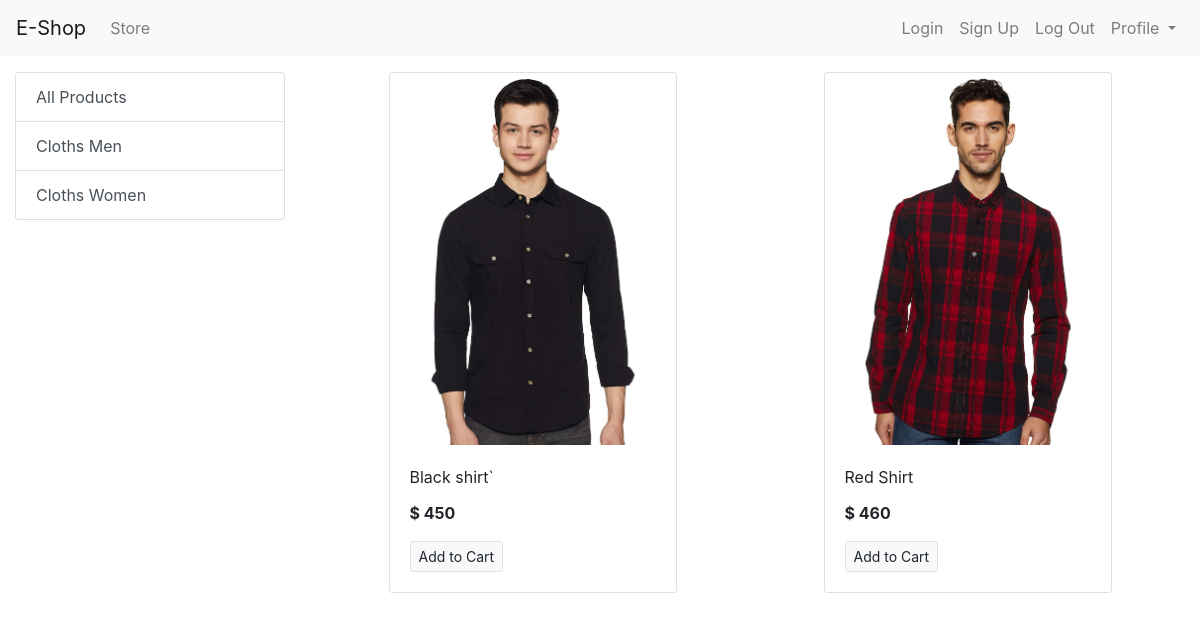
/?category=1, run on an earlier commit of the app's database.
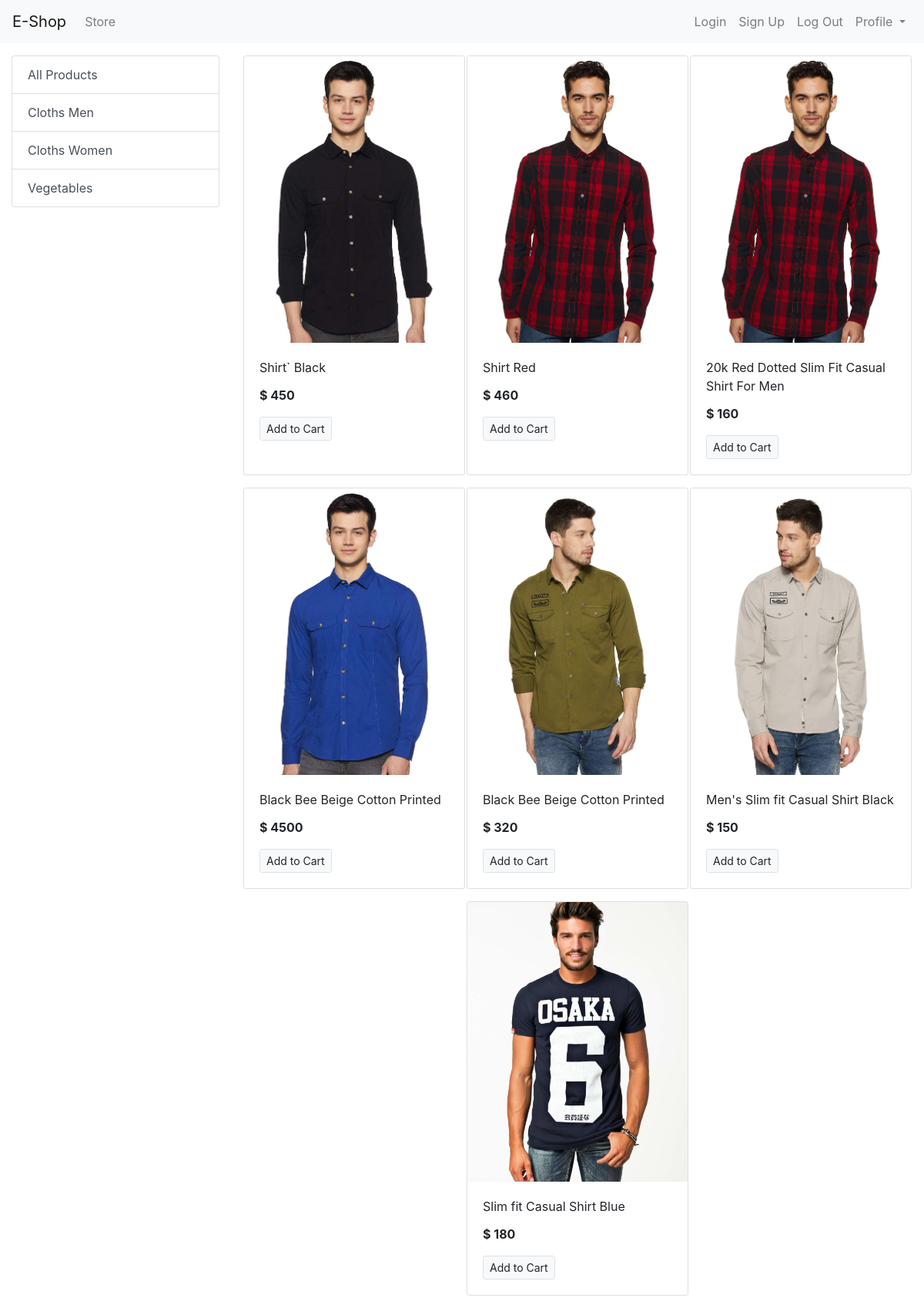
And on a later commit of the database.
### store/models/category.py (models this page shows, shortened)
class Category(models.Model):
    name = models.CharField(max_length=20)
    @staticmethod
    def get_all_categories():
        return Category.objects.all()

### store/models/product.py (models this page shows, shortened)
class Product(models.Model):
    name = models.CharField(max_length=50)
    price = models.IntegerField(default=0)
    category = models.ForeignKey(Category, on_delete=models.CASCADE, default=1)
    description = models.CharField(max_length=200, default='', null=True, blank=True)
    image = models.ImageField(upload_to='uploads/products/')
    @staticmethod
    def get_all_products_by_categoryid(category_id):
        if category_id:
            return Product.objects.filter(category=category_id)
        else:
            return Product.get_all_products()

### store/views.py (the view)
# urls.py: path('', index),
def index(request):
    products = None
    categories = Category.get_all_categories()
    categoryID = request.GET.get('category')
    if categoryID:
        products = Product.get_all_products_by_categoryid(categoryID)
    else:
        products = Product.get_all_products()
    data = {}
    data['products'] = products
    data['categories'] = categories
    return render(request, 'index.html', data)

### store/templates/index.html
{% extends 'base.html' %}
{% block content %}
    <div class="container-fluid mt-3">
        <div class="row">
            <div class="col-lg-3 mx-auto">
                <ul class="list-group">
                <a href="/" class="list-group-item list-group-item-action "> All Products </a>
                    {% for category in categories %}
                    <a href="/?category={{ category.id }}" class="list-group-item list-group-item-action ">{{ category.name }}</a>
                    {% endfor %}
                </ul>
            </div>
            <div id="products" class="col-lg-9 mx-auto">
                <div class="row mx-auto">
                {% for product in products %}
                 <div class="card mx-auto mb-3" style="width: 18rem; ">
                 <img src="{{ product.image.url }}" class="card-img-top" alt="...">
                <div class="card-body">
                <p class="card-title">{{ product.name }}</p>
                <p class="card-text"><b> $ {{ product.price}} </b></p>
                <a href="#" class="btn btn-light btn-sm border">Add to Cart</a>
                </div>
                </div>
            {% endfor %}
             </div>
            </div>
        </div>
    </div>
{% endblock %}

### store/templates/base.html (shortened to what this page needs)
<!doctype html>
<html lang="en">
  <head>
    <link rel="stylesheet" href="https://stackpath.bootstrapcdn.com/bootstrap/4.3.1/css/bootstrap.min.css">
  </head>
  <body>
  <nav class="navbar navbar-expand-lg navbar-light bg-light">
          <a class="navbar-brand" href="#">E-Shop</a>
        <div class="collapse navbar-collapse" id="navbarSupportedContent">
        <ul class="navbar-nav mr-auto">
          <li class="nav-item ">
            <a class="nav-link" href="#">Store <span class="sr-only">(current)</span></a>
          </li>
        </ul>
        <div class="navbar-nav my-2 my-lg-0">
          <li class="nav-item">
            <a class="nav-link" href="#">Login</a>
          </li>
            <li class="nav-item">
            <a class="nav-link" href="signup">Sign Up</a>
          </li>
            <li class="nav-item">
            <a class="nav-link" href="#">Log Out</a>
          </li>
            <li class="nav-item dropdown ">
            <a class="nav-link dropdown-toggle" href="#" id="navbarDropdown" role="button" data-toggle="dropdown" aria-haspopup="true" aria-expanded="false">
              Profile
            </a>
          </li>
        </div>
      </div>
    </nav>
  {%   block content %}
  {% endblock %}
  </body>
</html>

What changed in the data, as far as the page shows it:
added Category: name "Vegetables"
changed Product: name "Black shirt`" → "Shirt` Black"
changed Product: name "Red Shirt" → "Shirt Red"
added Product: image (picture), name "20k Red Dotted Slim Fit Casual Shirt For Men", price "160"
added Product: image (picture), name "Black Bee Beige Cotton Printed", price "4500"
added Product: image (picture), name "Black Bee Beige Cotton Printed", price "320"
added Product: image (picture), name "Men's Slim fit Casual Shirt Black", price "150"
added Product: image (picture), name "Slim fit Casual Shirt Blue", price "180"
